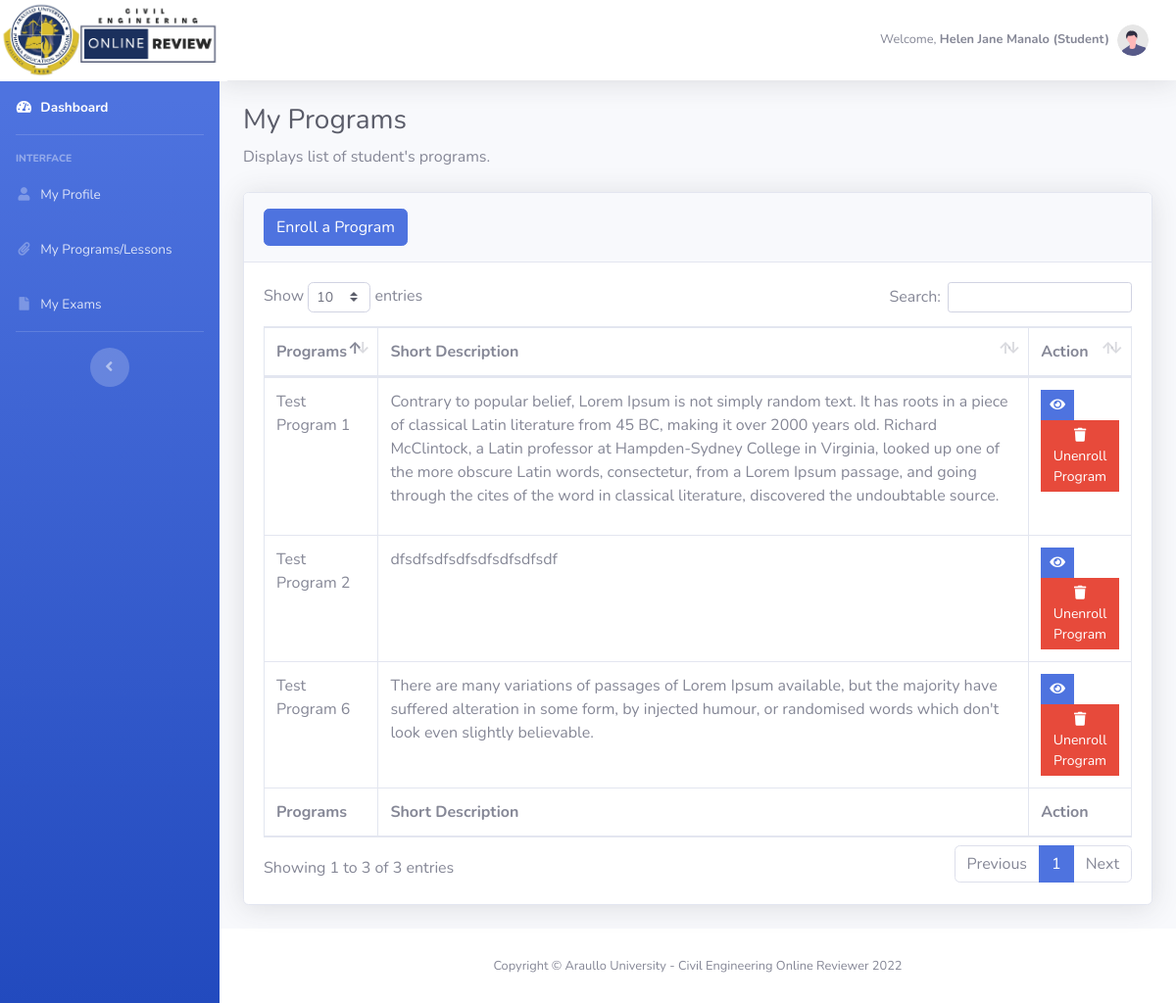
/dashboard/student_programs.php (signed in), run on an earlier commit of the app's database.
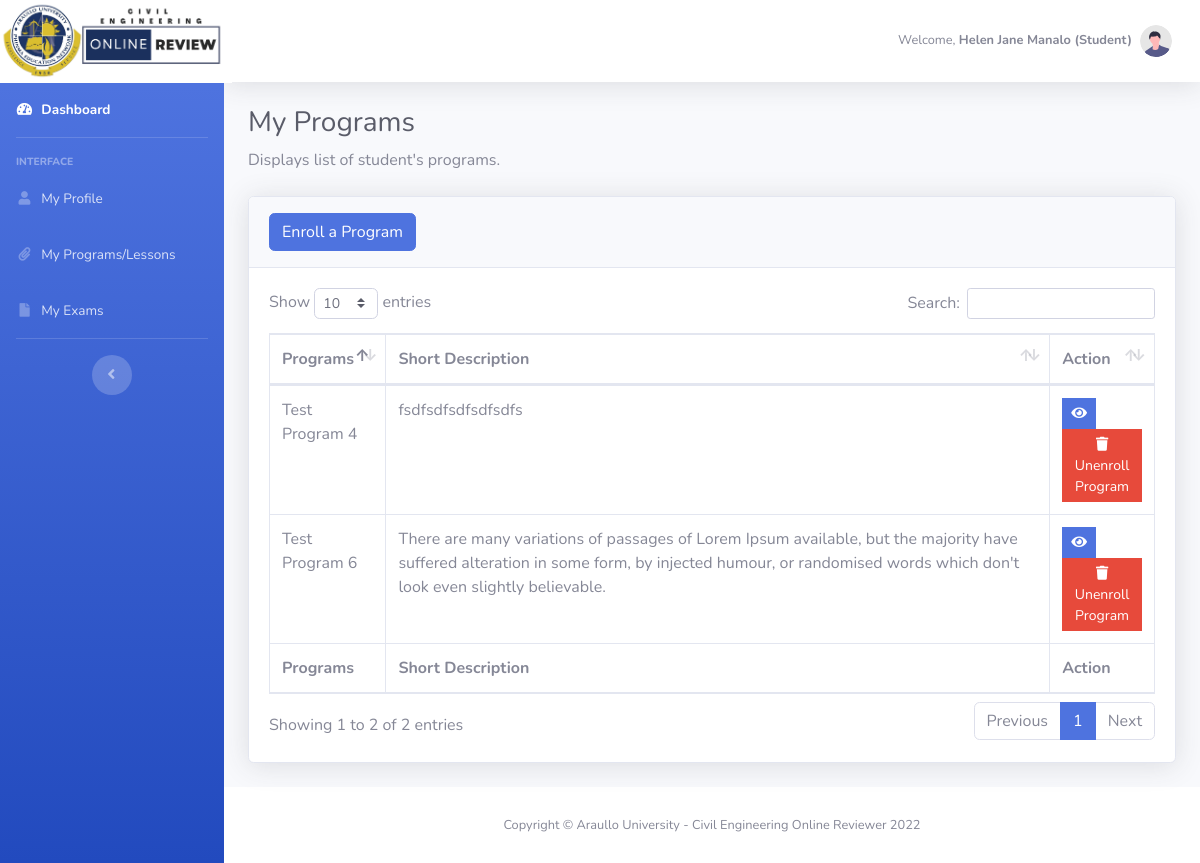
And on a later commit of the database.
### tables this page shows
CREATE TABLE `students` (
  `student_id` int(11) NOT NULL,
  `account_id` int(11) NOT NULL,
  `member_id` varchar(50) NOT NULL,
  `student_member_id` varchar(50) NOT NULL,
  `program_id` int(11) NOT NULL,
  `exam_attempt` int(11) NOT NULL,
  `stud_exam_status` int(11) NOT NULL,
  `exam_score` int(11) NOT NULL,
  `score_status` varchar(20) NOT NULL,
  `prof_comment_if_essay` longtext NOT NULL,
  `unenroll_student` int(11) NOT NULL,
  `date_modified` datetime NOT NULL
);

CREATE TABLE `programs` (
  `program_id` int(50) NOT NULL,
  `member_id` varchar(50) NOT NULL,
  `program_name` varchar(100) NOT NULL,
  `short_desc` longtext NOT NULL,
  `with_exam` int(2) NOT NULL,
  `upload_image` varchar(255) NOT NULL,
  `date_created` datetime NOT NULL,
  `date_modified` datetime NOT NULL
);

### dashboard/model/Student.php (called while the page is built, shortened)
<?php
	class Student{
		public $db;
		public function __construct(){
			$this->db = new mysqli(DB_HOST, DB_USER, DB_PASSWORD, DB_DATABASE);
		}
        public function get_student_info($email_address){
    		$sql3="SELECT CONCAT_WS(' ', a.firstname, a.last_name) as fullname,
                        a.firstname,
                        a.last_name,
                        a.member_id,
                        a.email_address,
                        a.gender,
                        a.age,
                        a.birthday,
                        a.religion,
                        a.blood_type,
                        a.phone_number,
                        b.academic_year,
                        b.course,
                        b.section,
						b.class,
						a.id
                FROM user_account a
                LEFT JOIN user_additional_information b ON b.member_id = a.member_id
                WHERE a.email_address = '$email_address' AND user_type='Student'";
	        $result = mysqli_query($this->db,$sql3);
	        return $user_data = mysqli_fetch_assoc($result);
    	}
		public function get_all_program_list($account_id) {
    		$sql3="SELECT * FROM students a
                    LEFT JOIN programs b on b.program_id = a.program_id
                    LEFT JOIN program_additioonal_info c on c.program_id = a.program_id
                    WHERE a.account_id = '$account_id'
                    AND unenroll_student = '0'";
	        $result = mysqli_query($this->db,$sql3);
	        return $result_data = mysqli_fetch_all($result,MYSQLI_ASSOC);
        }
	}
?>

### dashboard/student_programs.php (the view, shortened to what this page needs)
<?php
    include_once('db_header.php');
?>
    <h1 class="h3 mb-2 text-gray-800">My Programs</h1>
    <p class="mb-4">Displays list of student's programs.</p>
    <div class="card shadow mb-4">
        <div class="card-header py-3">
            <h6 class="m-0 font-weight-bold text-primary">
                <a class="btn btn-primary" href="enroll_program.php?action=add">Enroll a Program</a>
            </h6>
        </div>
        <div class="card-body">
            <div class="table-responsive">
                <table class="table table-bordered" id="dataTable" width="100%" cellspacing="0">
                    <thead>
                        <tr>
                            <th>Programs</th>
                            <th width="75%">Short Description</th>
                            <th>Action</th>
                        </tr>
                    </thead>
                    <tfoot>
                        <tr>
                            <th>Programs</th>
                            <th width="75%">Short Description</th>
                            <th>Action</th>
                        </tr>
                    </tfoot>
                    <tbody>
                        <?php
                            $get_profile_info =  $student->get_student_info($_SESSION['email_address']);
                            $get_program_list =  $student->get_all_program_list($get_profile_info['id']);
                            foreach($get_program_list as $programs) {
                        ?>
                            <tr>
                                <td><?php echo $programs['program_name'] ?></td>
                                <td><?php echo $programs['short_desc'] ?></td>
                                <td>
                                    <li class="list-inline-item">
                                        <a class="btn btn-primary btn-sm rounded-0" href="enroll_program.php?action=view_program&id=<?php echo $programs['program_id']?>&program_name=<?php echo $programs['program_name']?>"><i class="fa fa-eye"></i></a>
                                        <a class="btn btn-danger btn-sm rounded-0" href="student/enroll_program.php?id=<?php echo $programs['student_id']?>"><i class="fa fa-trash"></i> Unenroll Program</a>
                                    </li>
                                </td>
                            </tr>
                        <?php
                            }
                        ?>
                    </tbody>
                </table>
            </div>
        </div>
    </div>
<?php
    include_once('db_footer.php');
?>

What changed in the data, as far as the page shows it:
removed students: program.program_name "Test Program 1", program.short_desc "Contrary to popular belief, Lorem Ipsum is not simply random text. It has roots in a piece of classical Latin literature from 45 BC, making it over 2000 years old. Richard McClintock, a Latin professor at Hampden-Sydney College in Virginia, looked up one of the more obscure Latin words, consectetur, from a Lorem Ipsum passage, and going through the cites of the word in classical literature, discovered the undoubtable source."
removed students: program.program_name "Test Program 2", program.short_desc "dfsdfsdfsdfsdfsdfsdfsdf"
added students: program.program_name "Test Program 4", program.short_desc "fsdfsdfsdfsdfsdfs"
Also different on the page:
text written by a page script: "Show entries Search: Showing 1 to 3 of 3 entries Previous 1 Next" → "Show entries Search: Showing 1 to 2 of 2 entries Previous 1 Next"
